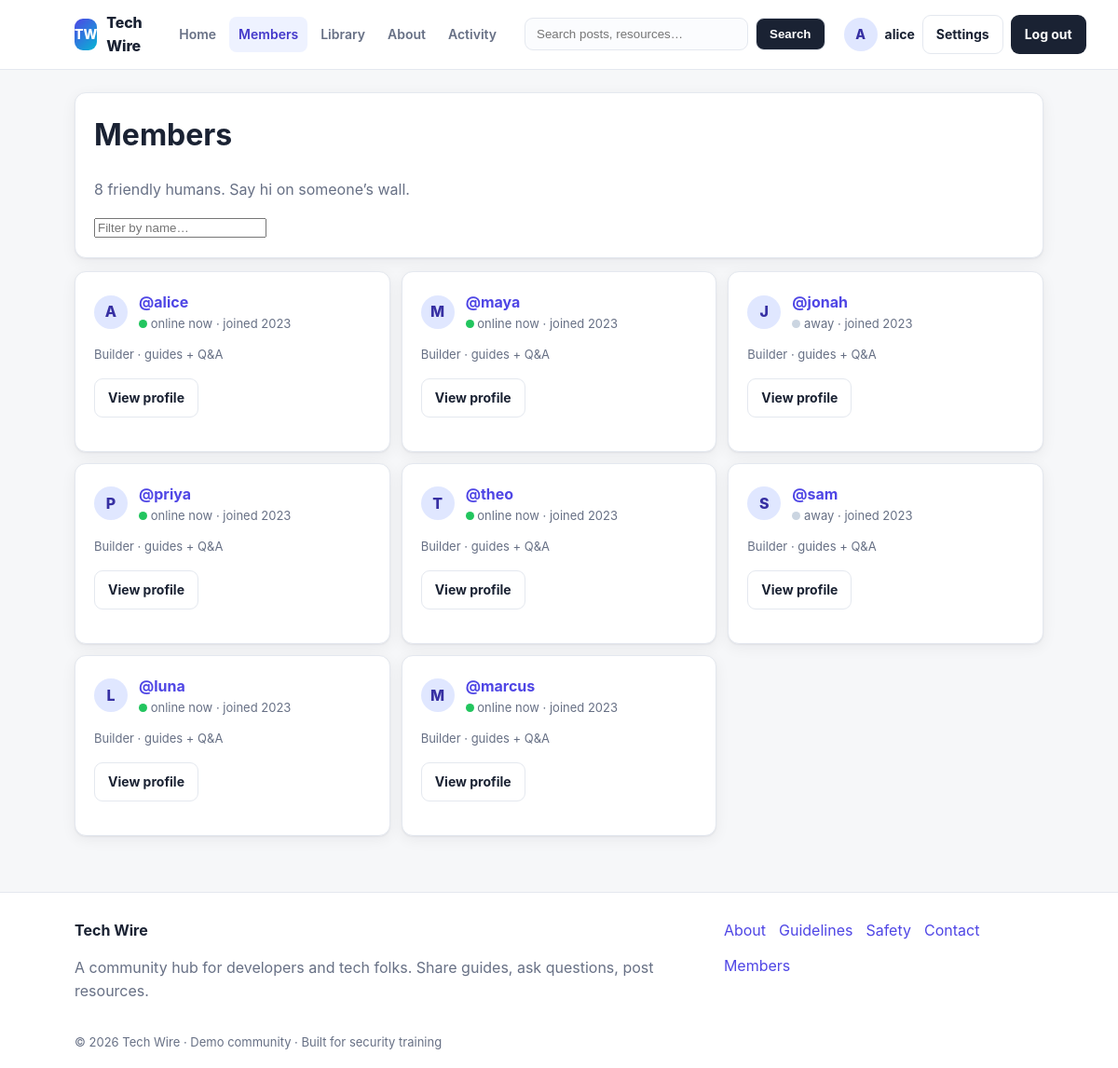
/members.php (signed in), run on the app's committed database.
### tables this page shows
CREATE TABLE IF NOT EXISTS users (
  id INT AUTO_INCREMENT PRIMARY KEY,
  username VARCHAR(64) NOT NULL UNIQUE,
  password VARCHAR(255) NOT NULL
);

### members.php (the view, shortened to what this page needs)
<?php
require_once 'includes/layout.php';
$members = array();
$res = mysql_query("SELECT * FROM users ORDER BY id ASC");
if ($res) {
    while ($row = mysql_fetch_assoc($res)) { $members[] = $row; }
}
?>
<div class="card">
  <h1 style="margin-top:0">Members</h1>
  <p class="muted"><?php echo count($members); ?> friendly humans. Say hi on someone’s wall.</p>
  <input type="search" id="member-filter" placeholder="Filter by name…" style="max-width:320px">
</div>
<div class="member-grid" id="member-grid" style="margin-top:14px">
  <?php foreach ($members as $i => $m): ?>
  <div class="card member-card member-item">
    <div class="member-top">
      <span class="avatar"><?php echo htmlspecialchars(strtoupper(substr((string) $m['username'], 0, 1)), ENT_QUOTES); ?></span>
      <div>
        <strong><a href="profile.php?user=<?php echo urlencode((string) $m['username']); ?>">@<?php echo htmlspecialchars($m['username'], ENT_QUOTES); ?></a></strong>
        <div class="muted small"><span class="dot <?php echo ($i % 3 === 2) ? 'off' : ''; ?>"></span> <?php echo ($i % 3 === 2) ? 'away' : 'online now'; ?> · joined 2023</div>
      </div>
    </div>
    <p class="muted small member-name">Builder · guides + Q&amp;A</p>
    <p><a class="btn btn-ghost" href="profile.php?user=<?php echo urlencode((string) $m['username']); ?>">View profile</a></p>
  </div>
  <?php endforeach; ?>
</div>

### assets/css/style.css (style rules this page uses)
:root { --bg: #f6f7f9; --surface: #ffffff; --ink: #1a2233; --muted: #677085; --line: #e4e8ef; --brand: #4f46e5; --brand-dark: #4338ca; --accent: #06b6d4; --danger: #dc2626; --success: #059669; --radius: 12px; --shadow: 0 1px 2px rgba(16,24,40,.06), 0 4px 16px rgba(16,24,40,.06); }
* { box-sizing: border-box; }
body { margin: 0; background: var(--bg); color: var(--ink); font-family: -apple-system, BlinkMacSystemFont, "Segoe UI", Roboto, Inter, Helvetica, Arial, sans-serif; line-height: 1.55; }
a { color: var(--brand); text-decoration: none; }
.btn { display: inline-block; padding: 9px 14px; border-radius: 9px; font-weight: 700; font-size: 14px; border: 1px solid transparent; cursor: pointer; white-space: nowrap; }
.btn-ghost { background: transparent; border-color: var(--line); color: var(--ink); }
.card { background: var(--surface); border: 1px solid var(--line); border-radius: var(--radius); box-shadow: var(--shadow); padding: 20px; }
.muted { color: var(--muted); }
.small { font-size: 13px; }
.avatar { width: 36px; height: 36px; border-radius: 50%; display: inline-flex; align-items: center; justify-content: center; background: #e0e7ff; color: #3730a3; font-weight: 800; flex: none; }
.member-grid { display: grid; grid-template-columns: repeat(3, 1fr); gap: 12px; }
.member-card { text-align: left; }
.member-top { display: flex; gap: 12px; align-items: center; }
.dot { width: 9px; height: 9px; border-radius: 50%; background: #22c55e; display: inline-block; }
.dot.off { background: #cbd5e1; }

### data on the page
users: username "A", username "alice", shows "online now"
users: username "M", username "maya", shows "online now"
users: username "J", username "jonah", shows "away"
users: username "P", username "priya", shows "online now"
users: username "T", username "theo", shows "online now"
users: username "S", username "sam", shows "away"
users: username "L", username "luna", shows "online now"
users: username "M", username "marcus", shows "online now"

### other printed values
tw_initial($user) "A"
$user "alice"
count($members) "8"
